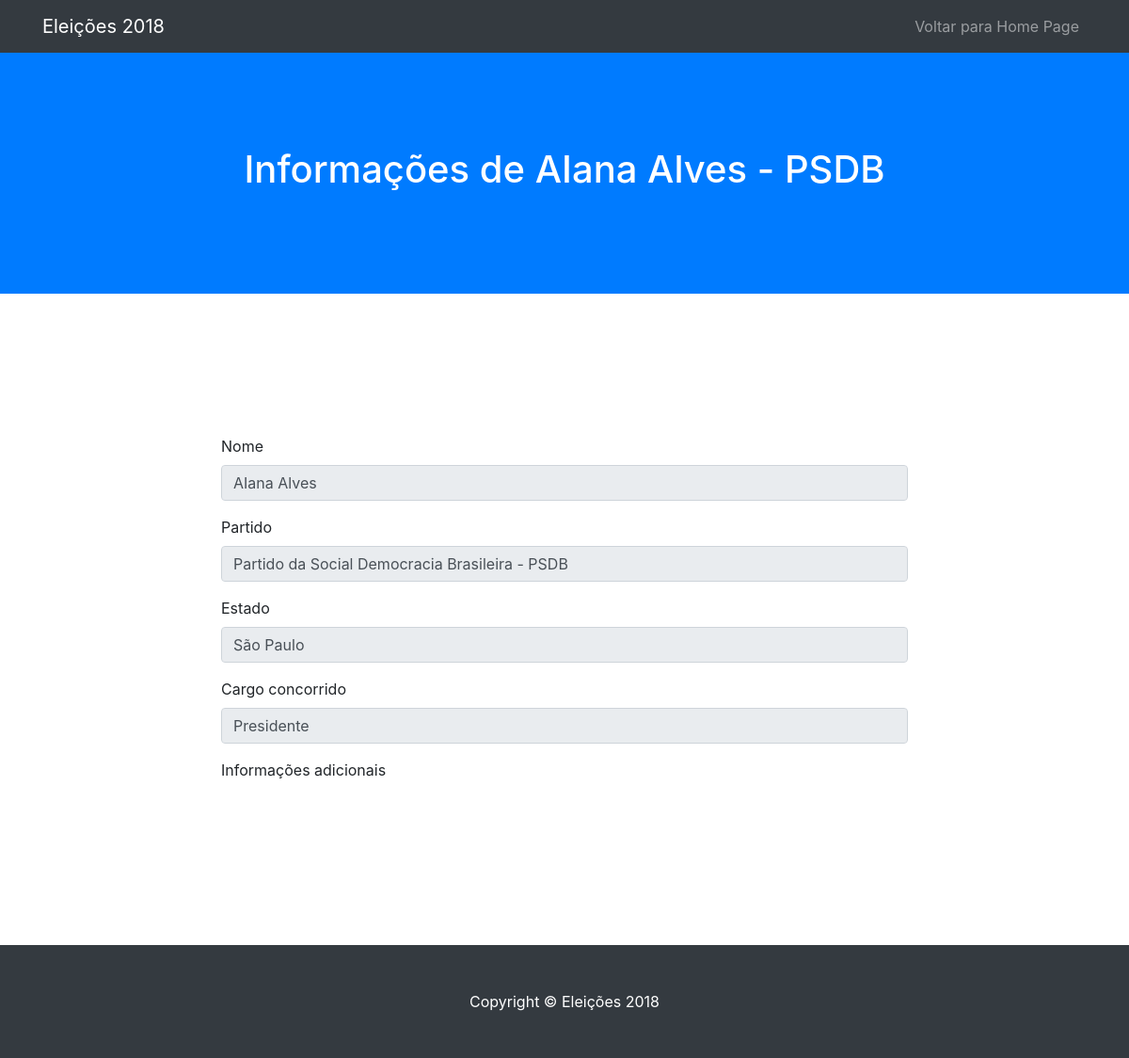
The page /candidato/2 on the database its author committed.
### eleicoes2018/models.py (models this page shows)
class Candidato(models.Model):
	nome = models.CharField(max_length=255, null=False)
	cargo_id = models.ForeignKey(Cargo, on_delete=models.CASCADE)
	partido_id = models.ForeignKey(Partido, on_delete=models.CASCADE)
	estado_id = models.ForeignKey(Estado, on_delete=models.CASCADE)

class Partido(models.Model):
	nome = models.CharField(max_length=255, null=False)
	sigla = models.CharField(max_length=6, null=False)

class Estado(models.Model):
	nome = models.CharField(max_length=255, null=False)
	sigla = models.CharField(max_length=2, null=False)

class Cargo(models.Model):
	nome = models.CharField(max_length=255, null=False)

### candidatos/views.py (the view)
# urls.py: url(r'^candidato/(?P<candidato_id>\d+)$', candidato, name='candidato'),
def candidato(request, candidato_id):
    candidato = Candidato.objects.get(id=candidato_id)
    infos = Info.objects.filter(candidato_id_id=candidato_id)
    return render(request, 'candidato.html', { "candidato" : candidato, 'infos' : infos })

### candidatos/templates/candidato.html (shortened to what this page needs)
{% extends "template_candidato.html" %}
{% block body %}
<form>
	<div class="form-group">
		<label for="nome_candidato">Nome</label>
		<input type="text" class="form-control" id="nome_candidato" value="{{candidato.nome}}" readonly>
	</div>
	<div class="form-group">
		<label for="partido_candidato">Partido</label>
		<input type="text" class="form-control" id="cpf_candidato" value="{{candidato.partido_id.nome}} - {{candidato.partido_id.sigla}}" readonly>
	</div>
	<div class="form-group">
		<label for="estado_candidato">Estado</label>
		<input type="text" class="form-control" id="estado_candidato" value="{{candidato.estado_id.nome}}" readonly>
	</div>
	<div class="form-group">
		<label for="cargo_candidato">Cargo concorrido</label>
		<input type="text" class="form-control" id="cargo_candidato" value="{{candidato.cargo_id.nome}}" readonly>
	</div>
	<div class="form-group">
		<label for="cargo_candidato">Informações adicionais</label>
	</div>
</form>
{% endblock %}

### candidatos/templates/template_candidato.html (shortened to what this page needs)
{% load staticfiles %}
<!DOCTYPE html>
  <head>
    <link href='{% static "vendor/bootstrap/css/bootstrap.min.css" %}' rel="stylesheet">
    <link href='{% static "css/scrolling-nav.css" %}' rel="stylesheet">
  </head>
  <body id="page-top">
    <nav class="navbar navbar-expand-lg navbar-dark bg-dark fixed-top" id="mainNav">
      <div class="container">
        <a class="navbar-brand js-scroll-trigger" href="#page-top">Eleições 2018</a>
        <div class="collapse navbar-collapse" id="navbarResponsive">
          <ul class="navbar-nav ml-auto">
            <li class="nav-item">
              <a class="nav-link js-scroll-trigger" href="/">Voltar para Home Page</a>
            </li>
          </ul>
        </div>
      </div>
    </nav>
    <header class="bg-primary text-white">
      <div class="container text-center">
        <h1>Informações de {{candidato.nome}} - {{candidato.partido_id.sigla}}</h1>
      </div>
    </header>
    <section id="dados">
      <div class="container">
        <div class="row">
          <div class="col-lg-8 mx-auto">
            {% block body %}
            {% endblock %}
          </div>
        </div>
      </div>
    </section>
    <footer class="py-5 bg-dark">
      <div class="container">
        <p class="m-0 text-center text-white">Copyright &copy; Eleições 2018</p>
      </div>
    </footer>
  </body>
</html>

### eleicoes2018/static/css/scrolling-nav.css (style rules this page uses)
header { padding: 154px 0 100px; }
@media (min-width: 992px) { header { padding: 156px 0 100px; } }
section { padding: 150px 0; }

### rows shown on the page
Candidato: nome "AIana Alves", partido_id.sigla "PSDB", partido_id.nome "Partido da Social Democracia Brasileira - PSDB", estado_id.nome "São Paulo", cargo_id.nome "Presidente"
